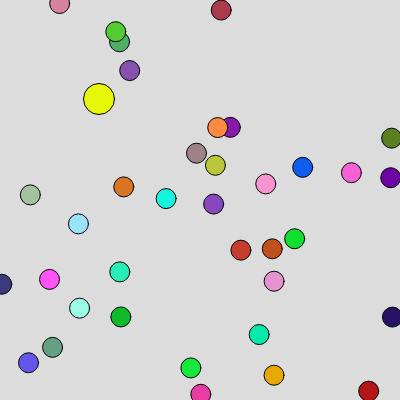
Frame 1 (no input)
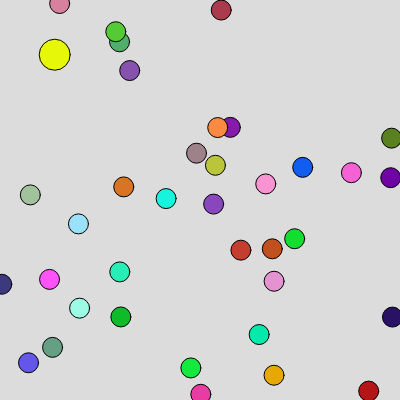
Frame 60 (no input)
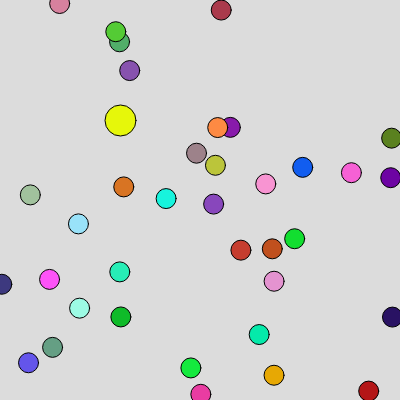
Frame 120 (the mouse pressed at the canvas centre since frame 60)

The p5.js sketch that drew these frames (run headless with seeded random() and noise() and a simulated clock; from frame 60 on, the mouse is pressed at the canvas centre):

// p5.js sketch
// ── sketch.js
let player1;
let matbiter = [];

function setup() {
  // put setup code here
  createCanvas(400, 400);
  player1 = new Spiller(100, 100);
  for(let i = 0; i < 40; i += 1){
    matbiter[i] = new Matbit;
  }
}

function draw() {
  // put drawing code here
  background(220);
  for(let i = matbiter.length - 1; i > 0; i -= 1){
    let avstand = dist(player1.x, player1.y, matbiter[i].x, matbiter[i].y);
    if(avstand < (player1.storrelse + matbiter[i].storrelse) / 2){
      player1.spis();
      matbiter.splice(i,1);
    }
    else{
      matbiter[i].tegn();
    }
  }
  player1.flytt();
  player1.tegn();

}

// ── matbit.js
class Matbit{
  constructor(){
    this.x = Math.random() * width;
    this.y = Math.random() * height;
    this.storrelse = 20;
    this.farge = `rgb(${Math.floor(Math.random()*255)},${Math.floor(Math.random()*255)},${Math.floor(Math.random()*255)})`;
  }
  tegn(){
    fill(this.farge);
    circle(this.x, this.y, this.storrelse);
  }
}
// ── spiller.js
class Spiller{
  constructor(x, y){
    this.x = x;
    this.y = y;
    this.storrelse = 25;
    this.farge = `rgb(${Math.floor(Math.random()*255)},${Math.floor(Math.random()*255)},${Math.floor(Math.random()*255)})`;
  }
  tegn(){
    fill(this.farge);
    circle(this.x, this.y, this.storrelse);
  }
  flytt(){
    this.x += (mouseX - this.x)*0.01;
    this.y += (mouseY - this.y)*0.01;
  }
  spis(){
    this.storrelse += 2;
  }
}
